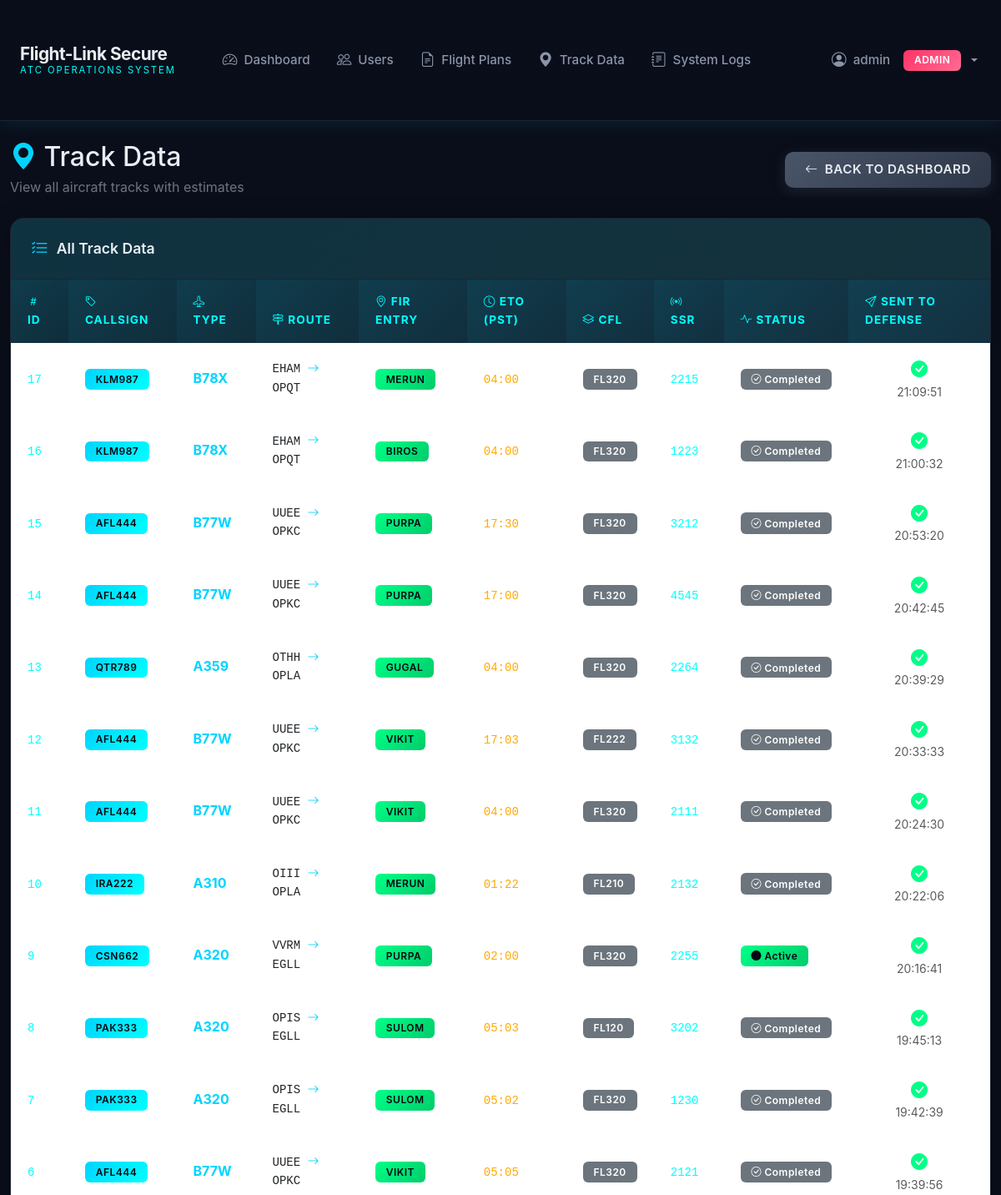
The app's page /admin/track-data (signed in, upper part), older data.
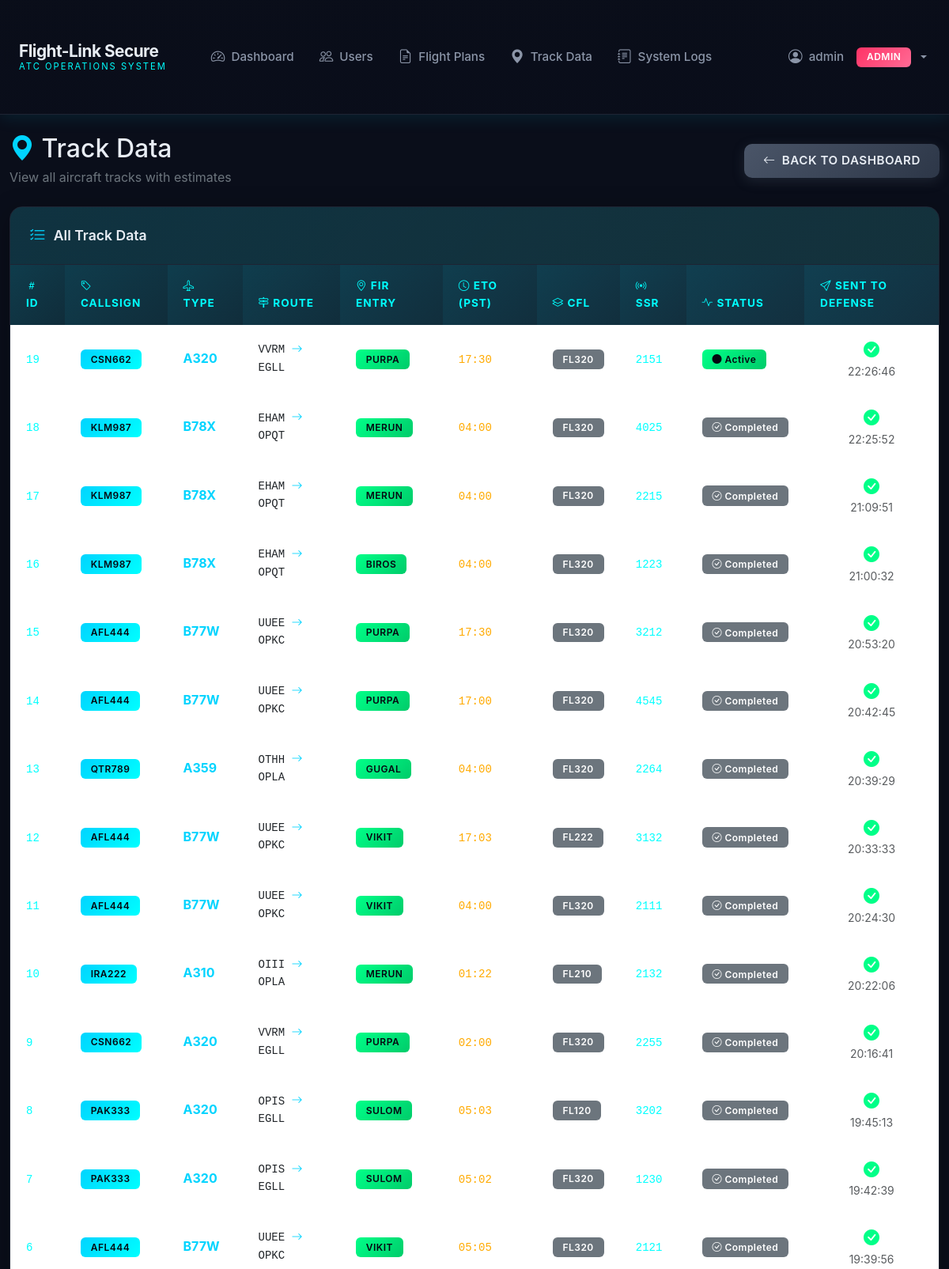
The same page, newer data.
### app/models/__init__.py (models this page shows, shortened)
class User(db.Model):
    __tablename__ = 'users'
    id = db.Column(db.Integer, primary_key=True)
    username = db.Column(db.String(80), unique=True, nullable=False)
    password_hash = db.Column(db.String(256), nullable=False)
    role = db.Column(db.String(20), nullable=False)  # admin, atc, defense
    last_login_ip = db.Column(db.String(45), nullable=True)
    last_login_time = db.Column(db.DateTime, nullable=True)
    is_active = db.Column(db.Boolean, default=True)
    created_at = db.Column(db.DateTime, default=datetime.utcnow)
    @property
    def is_authenticated(self):
        return True
    def is_admin(self):
        return self.role == 'admin'

class TrackData(db.Model):
    __tablename__ = 'track_data'
    id = db.Column(db.Integer, primary_key=True)
    flight_plan_id = db.Column(db.Integer, db.ForeignKey('flight_plans.id'), nullable=False)
    callsign = db.Column(db.String(20), nullable=False, index=True)
    aircraft_type = db.Column(db.String(10), nullable=False)
    departure = db.Column(db.String(4), nullable=False)
    destination = db.Column(db.String(4), nullable=False)
    fir_entry = db.Column(db.String(10), nullable=False)
    speed = db.Column(db.String(10), nullable=False)
    route = db.Column(db.Text, nullable=True)
    eto_utc = db.Column(db.String(4), nullable=False)
    eto_pst = db.Column(db.String(4), nullable=False)
    cfl = db.Column(db.String(3), nullable=False)
    ssr = db.Column(db.String(4), nullable=False)
    status = db.Column(db.String(20), default='active')
    sent_to_defense = db.Column(db.Boolean, default=False)
    sent_at = db.Column(db.DateTime, nullable=True)
    created_by = db.Column(db.Integer, db.ForeignKey('users.id'), nullable=False)
    created_at = db.Column(db.DateTime, default=datetime.utcnow)
    completed_at = db.Column(db.DateTime, nullable=True)
    last_simulated_at = db.Column(db.DateTime, nullable=True)
    current_position = db.Column(db.Text, nullable=True)

### app/routes/admin.py (the view)
@bp.route('/admin/track-data')
@login_required
@admin_required
def admin_track_data():
    tracks = TrackData.query.order_by(TrackData.created_at.desc()).all()
    return render_template('admin/track_data.html', tracks=tracks)

### templates/admin/track_data.html (shortened to what this page needs)
{% extends "base.html" %}
{% block content %}
<div class="container-fluid py-4">
    <div class="d-flex justify-content-between align-items-center mb-4">
        <div>
            <h2 class="mb-1"><i class="bi bi-geo-alt-fill text-radar-blue"></i> Track Data</h2>
            <p class="text-secondary mb-0">View all aircraft tracks with estimates</p>
        </div>
        <a href="{{ url_for('admin.admin_dashboard') }}" class="btn btn-secondary">
            <i class="bi bi-arrow-left"></i> Back to Dashboard
        </a>
    </div>
    <div class="card">
        <div class="card-header">
            <i class="bi bi-list-check"></i> All Track Data
        </div>
        <div class="card-body p-0">
            <div class="table-responsive">
                <table class="table table-hover mb-0">
                    <thead>
                        <tr>
                            <th><i class="bi bi-hash"></i> ID</th>
                            <th><i class="bi bi-tag"></i> Callsign</th>
                            <th><i class="bi bi-airplane"></i> Type</th>
                            <th><i class="bi bi-signpost-2"></i> Route</th>
                            <th><i class="bi bi-geo-alt"></i> FIR Entry</th>
                            <th><i class="bi bi-clock"></i> ETO (PST)</th>
                            <th><i class="bi bi-layers"></i> CFL</th>
                            <th><i class="bi bi-broadcast"></i> SSR</th>
                            <th><i class="bi bi-activity"></i> Status</th>
                            <th><i class="bi bi-send"></i> Sent to Defense</th>
                        </tr>
                    </thead>
                    <tbody>
                        {% for track in tracks %}
                        <tr>
                            <td><code class="text-radar-cyan">{{ track.id }}</code></td>
                            <td><span class="badge badge-primary">{{ track.callsign }}</span></td>
                            <td><strong class="text-radar-blue">{{ track.aircraft_type }}</strong></td>
                            <td class="font-monospace small">{{ track.departure }} <i class="bi bi-arrow-right text-radar-blue"></i> {{ track.destination }}</td>
                            <td><span class="badge badge-success">{{ track.fir_entry }}</span></td>
                            <td><code class="text-radar-amber">{{ track.eto_pst[:2] }}:{{ track.eto_pst[2:] }}</code></td>
                            <td><span class="badge bg-secondary">FL{{ track.cfl }}</span></td>
                            <td><code class="text-radar-cyan">{{ track.ssr }}</code></td>
                            <td>
                                {% if track.status == 'active' %}
                                    <span class="badge badge-success"><i class="bi bi-circle-fill"></i> Active</span>
                                {% else %}
                                    <span class="badge bg-secondary"><i class="bi bi-check-circle"></i> Completed</span>
                                {% endif %}
                            </td>
                            <td>
                                {% if track.sent_to_defense %}
                                    <div class="d-flex flex-column align-items-center">
                                        <i class="bi bi-check-circle-fill text-radar-green fs-5"></i>
                                        <small class="text-muted">{{ track.sent_at.strftime('%H:%M:%S') if track.sent_at else '' }}</small>
                                    </div>
                                {% else %}
                                    <i class="bi bi-x-circle-fill text-radar-amber fs-5"></i>
                                {% endif %}
                            </td>
                        </tr>
                        {% endfor %}
                    </tbody>
                </table>
            </div>
        </div>
    </div>
</div>
{% endblock %}

### templates/base.html (shortened to what this page needs)
<!DOCTYPE html>
<html lang="en">
<head>
    <link href="https://cdn.jsdelivr.net/npm/bootstrap@5.3.0/dist/css/bootstrap.min.css" rel="stylesheet">
    <link rel="stylesheet" href="https://cdn.jsdelivr.net/npm/bootstrap-icons@1.10.0/font/bootstrap-icons.css">
</head>
<body>
    {% if current_user.is_authenticated %}
    <nav class="navbar navbar-expand-lg navbar-dark">
        <div class="container-fluid">
            <a class="navbar-brand" href="{{ url_for('auth.index') }}">
                <div class="brand-text">
                    <span class="main-title">Flight-Link Secure</span>
                    <span class="sub-title">ATC Operations System</span>
                </div>
            </a>
            <div class="collapse navbar-collapse" id="navbarNav">
                <ul class="navbar-nav me-auto ms-4">
                    {% if current_user.is_admin() %}
                    <li class="nav-item">
                        <a class="nav-link" href="{{ url_for('admin.admin_dashboard') }}">
                            <i class="bi bi-speedometer2"></i> Dashboard
                        </a>
                    </li>
                    <li class="nav-item">
                        <a class="nav-link" href="{{ url_for('admin.admin_users') }}">
                            <i class="bi bi-people"></i> Users
                        </a>
                    </li>
                    <li class="nav-item">
                        <a class="nav-link" href="{{ url_for('admin.admin_flight_plans') }}">
                            <i class="bi bi-file-earmark-text"></i> Flight Plans
                        </a>
                    </li>
                    <li class="nav-item">
                        <a class="nav-link" href="{{ url_for('admin.admin_track_data') }}">
                            <i class="bi bi-geo-alt-fill"></i> Track Data
                        </a>
                    </li>
                    <li class="nav-item">
                        <a class="nav-link" href="{{ url_for('admin.admin_logs') }}">
                            <i class="bi bi-journal-text"></i> System Logs
                        </a>
                    </li>
                    {% endif %}
                </ul>
                <ul class="navbar-nav">
                    <li class="nav-item dropdown">
                        <a class="nav-link dropdown-toggle" href="#" id="userDropdown" role="button" data-bs-toggle="dropdown">
                            <i class="bi bi-person-circle"></i> {{ current_user.username }}
                            <span class="badge badge-role-{{ current_user.role }} ms-2">{{ current_user.role.upper() }}</span>
                        </a>
                    </li>
                </ul>
            </div>
        </div>
    </nav>
    {% endif %}
    <main>
        {% block content %}{% endblock %}
    </main>
</body>
</html>

Row changes from the older to the newer data that the page shows:
added TrackData: id "19", callsign "CSN662", aircraft_type "A320", departure "VVRM", destination "EGLL", fir_entry "PURPA", eto_pst "17", eto_pst "30", cfl "320", ssr "2151", status "active" (drawn), sent_at "22:26:46"
added TrackData: id "18", callsign "KLM987", aircraft_type "B78X", departure "EHAM", destination "OPQT", fir_entry "MERUN", eto_pst "04", eto_pst "00", cfl "320", ssr "4025", status "completed" (drawn), sent_at "22:25:52"
changed TrackData id 9: status "Active" → "Completed"
